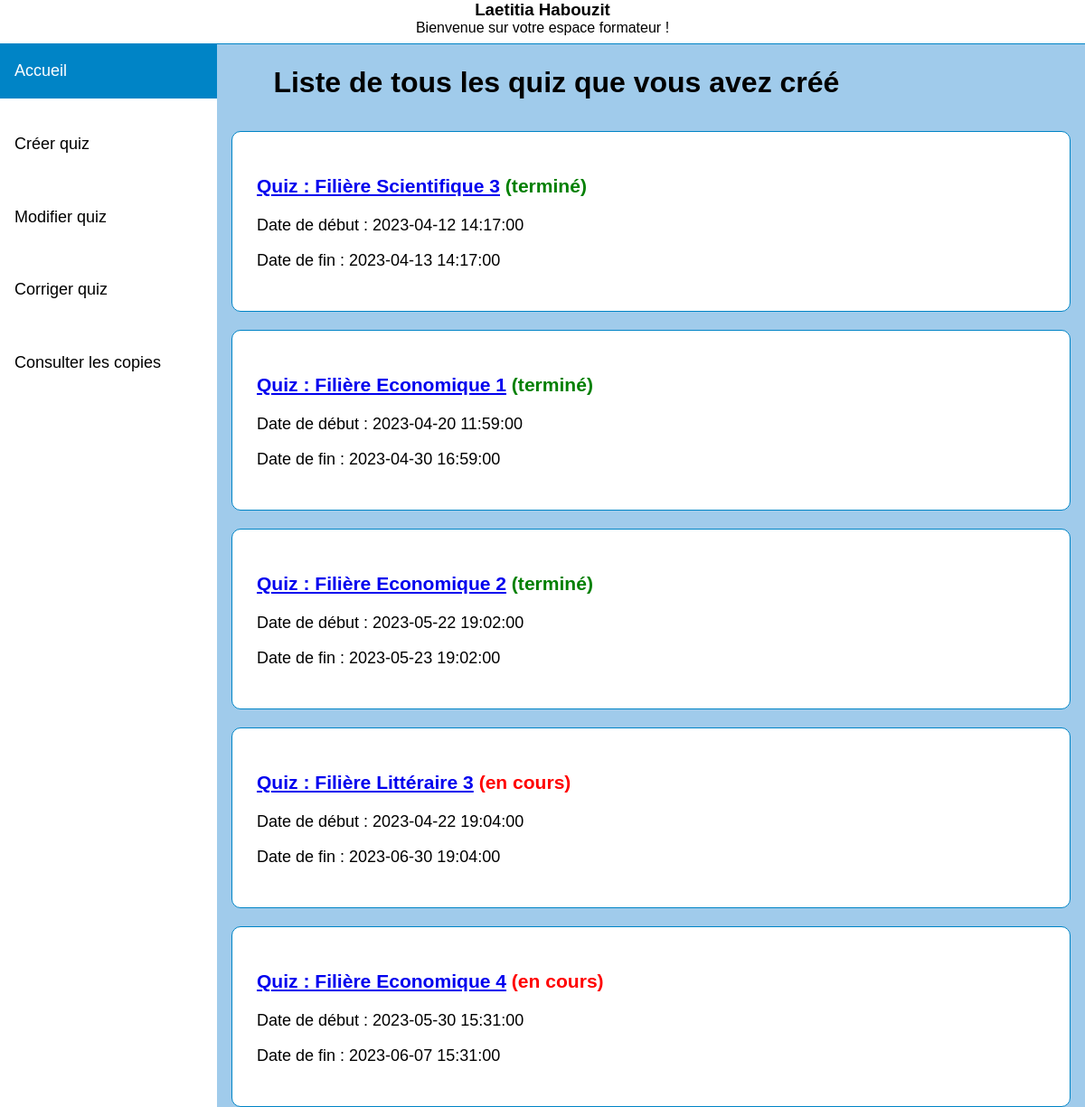
The page /formateur.php (signed in) on the database its author committed.
### tables this page shows
CREATE TABLE `quiz` (
  `id_quiz` int(11) NOT NULL,
  `id_promo` int(11) NOT NULL,
  `nom` varchar(255) NOT NULL,
  `id_formateur` int(11) NOT NULL,
  `start_time` datetime DEFAULT NULL,
  `end_time` datetime DEFAULT NULL
);

### formateur.php (the view, shortened to what this page needs)
<html>
<head>
<link rel="stylesheet" href="accueil.css" media="screen" type="text/css" />
</head>
<body>
<ul>
  <li><a class="active" href="formateur.php">Accueil</a></li>
  <li><a href="creerquizz.php">Créer quiz</a></li>
  <li><a href="modif_quiz_liste.php">Modifier quiz</a></li>
  <li><a href="corriger_quiz_liste.php">Corriger quiz</a></li>
  <li><a href="consult_quiz_liste_prof.php">Consulter les copies</a></li>
</ul>
<?php
 if(isset($_SESSION['username']) && isset($_SESSION['id_user'])) {
 $user = $_SESSION['username'];
 $iduser = $_SESSION['id_user'];
 echo "<header><h3>$user</h3>";
 echo "<div>Bienvenue sur votre espace formateur !</div>";
 echo "</header>";
}
require_once('connexion.php');
$requete_times = $bdd->query("SELECT id_quiz, start_time, end_time FROM quiz WHERE id_formateur = $iduser");
$times_array = array();
while ($times = $requete_times->fetch()) {
    $times_array[$times['id_quiz']] = array(
        'start_time' => $times['start_time'],
        'end_time' => $times['end_time']
    );
}
$requete_quiz = $bdd->query("SELECT * FROM quiz WHERE id_formateur = $iduser");
echo "<div id='container'>";
echo "<div id='content'>";
echo "<h1>Liste de tous les quiz que vous avez créé</h1>";
while ($quiz = $requete_quiz->fetch()) {
    echo "<div id='liste'>";
    $current_time = time();
    $start_time = strtotime($times_array[$quiz['id_quiz']]['start_time']);
    $end_time = strtotime($times_array[$quiz['id_quiz']]['end_time']);
    if ($current_time < $start_time) {
        echo "<h3><a href='modifquiz.php?id_quiz=".$quiz['id_quiz']."'>".$quiz['nom']."</a> (à venir) </h3>";
    } else if ($current_time >= $start_time && $current_time <= $end_time) {
        echo "<h3><a href='javascript:void(0)' onclick=\"alert('Vous ne pouvez ni modifier ni corriger ce quiz car il est en cours et les élèves ont déjà commencé à répondre !')\">".$quiz['nom']."</a> <font color='red'>(en cours)</font> </h3>";
    } else {
        echo "<h3><a href='corriger_eleve_liste.php?id_quiz=".$quiz['id_quiz']."'>".$quiz['nom']."</a> <font color='green'>(terminé)</font> </h3>";
    }
    if (isset($times_array[$quiz['id_quiz']])) {
        echo "<p>Date de début : ".$times_array[$quiz['id_quiz']]['start_time'] . "</p>";
        echo "<p>Date de fin : ".$times_array[$quiz['id_quiz']]['end_time'] . "</p>";
    }
    echo "</div>";
}
echo "</div>";
echo "</div>";
 ?>
 </body>
</html>

### accueil.css (style rules this page uses)
body { background: #a0cbeb; margin: 0; font-family: 'Gill Sans', 'Gill Sans MT', Calibri, 'Trebuchet MS', sans-serif; }
header { position:fixed; display: flex; flex-flow: column wrap; align-items: center; background-color: white; height: 3em; z-index: 1000; top:0; left:0; right:0; border-bottom: 1px solid #0084c6; }
header h3 { margin: 0; padding: 0; }
ul { list-style-type: none; margin: 0; padding: 0; width: 20%; background-color: white; position: fixed; height: 100%; overflow: auto; font-size: large; }
li a { display: block; color: #000; margin-bottom: 1.1em; padding: 20px 16px 20px; text-decoration: none; }
li a.active { background-color: #0084c6; color: white; }
#container { margin-top: 3em; margin-left: 20%; padding:1px 16px; height:1000px; }
#content { margin-top: 1.5em; }
#container h1 { width: 90%; margin: 0 auto; padding-bottom: 1.1em; }
#liste { background-color: white; border: 1px solid #0084c6; border-radius: 10px; font-size: large; padding: 1.5em; margin-bottom: 1.1em; }

### rows shown on the page
quiz: nom "Quiz : Filière Scientifique 3", id_quiz "2023-04-12 14:17:00", id_quiz "2023-04-13 14:17:00"
quiz: nom "Quiz : Filière Economique 1", id_quiz "2023-04-20 11:59:00", id_quiz "2023-04-30 16:59:00"
quiz: nom "Quiz : Filière Economique 2", id_quiz "2023-05-22 19:02:00", id_quiz "2023-05-23 19:02:00"
quiz: nom "Quiz : Filière Littéraire 3", id_quiz "2023-04-22 19:04:00", id_quiz "2023-06-30 19:04:00"
quiz: nom "Quiz : Filière Economique 4", id_quiz "2023-05-30 15:31:00", id_quiz "2023-06-07 15:31:00"

### other values the page prints
$user "Laetitia Habouzit"
